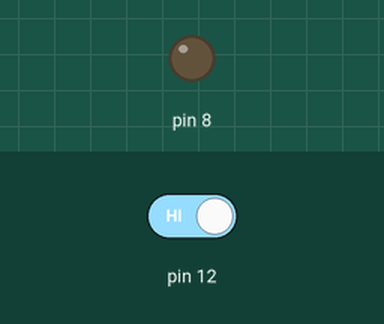
Simulated run of this sketch. Board: Arduino Uno, built with avr-gcc and run on an emulated ATmega328P. On the bench: output pins drawn as LEDs (lit = HIGH). The inputs (shaded band) are chosen by the test bench; at power-on: pin 12 HIGH.

Above: at 2.8 s.
2.9 s: pin 12 driven LOW
At 4.0 s:
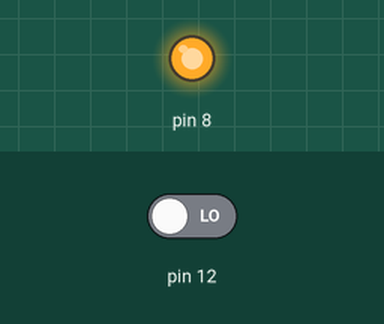
4.5 s: pin 12 driven HIGH
At 5.5 s:
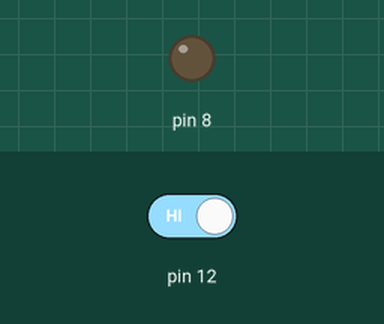
Timing chart, 0 to 7.5 s (numbered marks = the images above; inputs shaded):
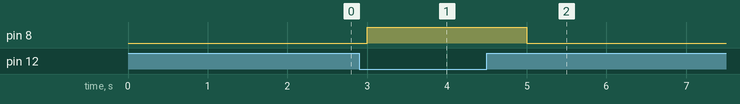

Measured:
- after the input at 2.9 s, pin 8: LOW → HIGH after 0.10 s
- after the input at 4.5 s, pin 8: HIGH → LOW after 0.50 s

The sketch:

Blinkanalogpin.ino
```cpp
void setup() {
pinMode(12,INPUT);
pinMode(8,OUTPUT);
}

void loop() {
  if(digitalRead(12)==LOW){
    digitalWrite(8, HIGH);
    delay(1000);
    }
 else{
    digitalWrite(8, LOW);
    delay(1000);
     }
}
```
